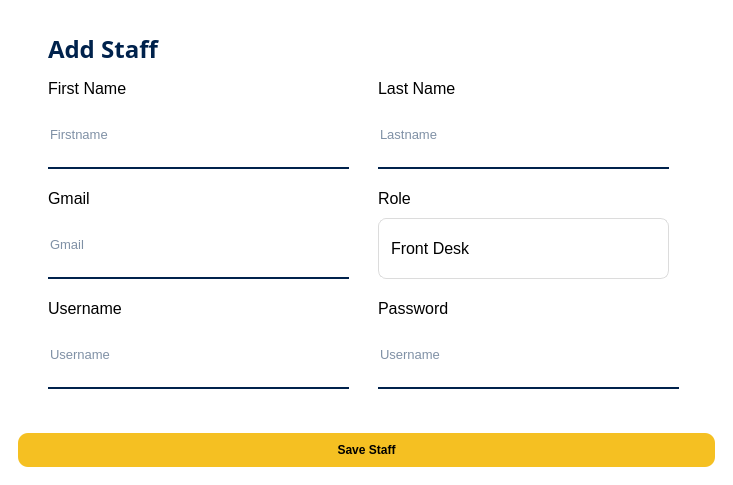
<?xml version="1.0" encoding="UTF-8"?>
<ui version="4.0">
 <class>MainWindow</class>
 <widget class="QMainWindow" name="MainWindow">
  <property name="geometry">
   <rect>
    <x>0</x>
    <y>0</y>
    <width>733</width>
    <height>485</height>
   </rect>
  </property>
  <property name="windowTitle">
   <string>MainWindow</string>
  </property>
  <property name="styleSheet">
   <string notr="true">background-color: rgb(255,255,255);</string>
  </property>
  <widget class="QWidget" name="centralwidget">
   <layout class="QVBoxLayout" name="verticalLayout">
    <item>
     <widget class="QWidget" name="widget" native="true">
      <property name="styleSheet">
       <string notr="true">background-color: rgb(255,255,255);</string>
      </property>
      <layout class="QVBoxLayout" name="verticalLayout_2">
       <item>
        <widget class="QWidget" name="widget_2" native="true">
         <widget class="QLineEdit" name="txtFname">
          <property name="geometry">
           <rect>
            <x>30</x>
            <y>90</y>
            <width>301</width>
            <height>61</height>
           </rect>
          </property>
          <property name="font">
           <font>
            <pointsize>10</pointsize>
           </font>
          </property>
          <property name="styleSheet">
           <string notr="true">background-color: rgb(255,255,255);
border: none;
border-bottom: 2px solid #00224c;
color: #00224c;
padding-bottom: 7px;</string>
          </property>
          <property name="placeholderText">
           <string>Firstname</string>
          </property>
         </widget>
         <widget class="QLineEdit" name="txtLname">
          <property name="geometry">
           <rect>
            <x>360</x>
            <y>90</y>
            <width>291</width>
            <height>61</height>
           </rect>
          </property>
          <property name="font">
           <font>
            <pointsize>10</pointsize>
           </font>
          </property>
          <property name="styleSheet">
           <string notr="true">background-color: rgb(255,255,255);
border: none;
border-bottom: 2px solid #00224c;
color: #00224c;
padding-bottom: 7px;</string>
          </property>
          <property name="placeholderText">
           <string>Lastname</string>
          </property>
         </widget>
         <widget class="QLineEdit" name="txtUname">
          <property name="geometry">
           <rect>
            <x>30</x>
            <y>310</y>
            <width>301</width>
            <height>61</height>
           </rect>
          </property>
          <property name="font">
           <font>
            <pointsize>10</pointsize>
           </font>
          </property>
          <property name="styleSheet">
           <string notr="true">background-color: rgb(255,255,255);
border: none;
border-bottom: 2px solid #00224c;
color: #00224c;
padding-bottom: 7px;</string>
          </property>
          <property name="placeholderText">
           <string>Username</string>
          </property>
         </widget>
         <widget class="QComboBox" name="cbRole">
          <property name="geometry">
           <rect>
            <x>360</x>
            <y>200</y>
            <width>291</width>
            <height>61</height>
           </rect>
          </property>
          <property name="font">
           <font>
            <pointsize>-1</pointsize>
           </font>
          </property>
          <property name="styleSheet">
           <string notr="true">QComboBox {
    background-color: white;
    border: 1px solid #dcdcdc;
    border-radius: 8px;
    padding: 8px 12px;
    color: #00224C;
    font-size: 16px;  /* 🔥 bigger text */
}

QComboBox:hover {
    border: 1px solid #bfbfbf;
}

QComboBox:focus {
    border: 2px solid rgb(245, 192, 34);
}

QComboBox::drop-down {
    border: none;
    width: 30px;  /* slightly bigger */
}

QComboBox::down-arrow {
    image: none;
    border-left: 6px solid transparent;
    border-right: 6px solid transparent;
    border-top: 7px solid #555;
    margin-right: 10px;
}

QComboBox QAbstractItemView {
    background-color: white;
    border: 1px solid #dcdcdc;
    selection-background-color: rgb(245, 192, 34);
    selection-color: black;
    font-size: 20px; /* dropdown text size */
}
QComboBox, QComboBox * {
    color: black;
}</string>
          </property>
          <property name="currentText">
           <string>Front Desk</string>
          </property>
          <item>
           <property name="text">
            <string>Front Desk</string>
           </property>
          </item>
          <item>
           <property name="text">
            <string>Admin</string>
           </property>
          </item>
         </widget>
         <widget class="QLineEdit" name="txtGmail">
          <property name="geometry">
           <rect>
            <x>30</x>
            <y>200</y>
            <width>301</width>
            <height>61</height>
           </rect>
          </property>
          <property name="font">
           <font>
            <pointsize>10</pointsize>
           </font>
          </property>
          <property name="styleSheet">
           <string notr="true">background-color: rgb(255,255,255);
border: none;
border-bottom: 2px solid #00224c;
color: #00224c;
padding-bottom: 7px;</string>
          </property>
          <property name="placeholderText">
           <string>Gmail</string>
          </property>
         </widget>
         <widget class="QLabel" name="label">
          <property name="geometry">
           <rect>
            <x>30</x>
            <y>10</y>
            <width>151</width>
            <height>41</height>
           </rect>
          </property>
          <property name="font">
           <font>
            <family>Poppins</family>
            <pointsize>18</pointsize>
            <weight>75</weight>
            <bold>true</bold>
           </font>
          </property>
          <property name="styleSheet">
           <string notr="true">QLabel {
    color: #00224C;
}</string>
          </property>
          <property name="text">
           <string>Add Staff</string>
          </property>
         </widget>
         <widget class="QLabel" name="label_2">
          <property name="geometry">
           <rect>
            <x>30</x>
            <y>60</y>
            <width>111</width>
            <height>21</height>
           </rect>
          </property>
          <property name="font">
           <font>
            <family>Arial</family>
            <pointsize>12</pointsize>
           </font>
          </property>
          <property name="styleSheet">
           <string notr="true">QLabel {
    color: black;
}</string>
          </property>
          <property name="text">
           <string>First Name</string>
          </property>
         </widget>
         <widget class="QLabel" name="label_3">
          <property name="geometry">
           <rect>
            <x>360</x>
            <y>60</y>
            <width>111</width>
            <height>21</height>
           </rect>
          </property>
          <property name="font">
           <font>
            <family>Arial</family>
            <pointsize>12</pointsize>
           </font>
          </property>
          <property name="styleSheet">
           <string notr="true">QLabel {
    color: black;
}</string>
          </property>
          <property name="text">
           <string>Last Name</string>
          </property>
         </widget>
         <widget class="QLabel" name="label_4">
          <property name="geometry">
           <rect>
            <x>30</x>
            <y>170</y>
            <width>111</width>
            <height>21</height>
           </rect>
          </property>
          <property name="font">
           <font>
            <family>Arial</family>
            <pointsize>12</pointsize>
           </font>
          </property>
          <property name="styleSheet">
           <string notr="true">QLabel {
    color: black;
}</string>
          </property>
          <property name="text">
           <string>Gmail</string>
          </property>
         </widget>
         <widget class="QLabel" name="label_5">
          <property name="geometry">
           <rect>
            <x>360</x>
            <y>170</y>
            <width>111</width>
            <height>21</height>
           </rect>
          </property>
          <property name="font">
           <font>
            <family>Arial</family>
            <pointsize>12</pointsize>
           </font>
          </property>
          <property name="styleSheet">
           <string notr="true">QLabel {
    color: black;
}</string>
          </property>
          <property name="text">
           <string>Role</string>
          </property>
         </widget>
         <widget class="QLabel" name="label_6">
          <property name="geometry">
           <rect>
            <x>30</x>
            <y>280</y>
            <width>111</width>
            <height>21</height>
           </rect>
          </property>
          <property name="font">
           <font>
            <family>Arial</family>
            <pointsize>12</pointsize>
           </font>
          </property>
          <property name="styleSheet">
           <string notr="true">QLabel {
    color: black;
}</string>
          </property>
          <property name="text">
           <string>Username</string>
          </property>
         </widget>
         <widget class="QLabel" name="label_7">
          <property name="geometry">
           <rect>
            <x>360</x>
            <y>280</y>
            <width>111</width>
            <height>21</height>
           </rect>
          </property>
          <property name="font">
           <font>
            <family>Arial</family>
            <pointsize>12</pointsize>
           </font>
          </property>
          <property name="styleSheet">
           <string notr="true">QLabel {
    color: black;
}</string>
          </property>
          <property name="text">
           <string>Password</string>
          </property>
         </widget>
         <widget class="QLineEdit" name="txtPass">
          <property name="geometry">
           <rect>
            <x>360</x>
            <y>310</y>
            <width>301</width>
            <height>61</height>
           </rect>
          </property>
          <property name="font">
           <font>
            <pointsize>10</pointsize>
           </font>
          </property>
          <property name="styleSheet">
           <string notr="true">background-color: rgb(255,255,255);
border: none;
border-bottom: 2px solid #00224c;
color: #00224c;
padding-bottom: 7px;</string>
          </property>
          <property name="placeholderText">
           <string>Username</string>
          </property>
         </widget>
        </widget>
       </item>
       <item>
        <widget class="QPushButton" name="btnSaveStaff">
         <property name="font">
          <font>
           <weight>75</weight>
           <bold>true</bold>
          </font>
         </property>
         <property name="styleSheet">
          <string notr="true">QPushButton {
    background-color: rgb(245, 192, 34);
    color: black;
    border: none;
    border-radius: 10px;
    padding: 10px;
    font-weight: bold;
}

QPushButton:hover {
    background-color: rgb(255, 210, 60);
}

QPushButton:pressed {
    background-color: rgb(200, 150, 10);
}

QPushButton:checked {
    background-color: rgb(200, 150, 10);
}</string>
         </property>
         <property name="text">
          <string>Save Staff</string>
         </property>
        </widget>
       </item>
      </layout>
     </widget>
    </item>
   </layout>
  </widget>
 </widget>
 <resources/>
 <connections/>
</ui>
